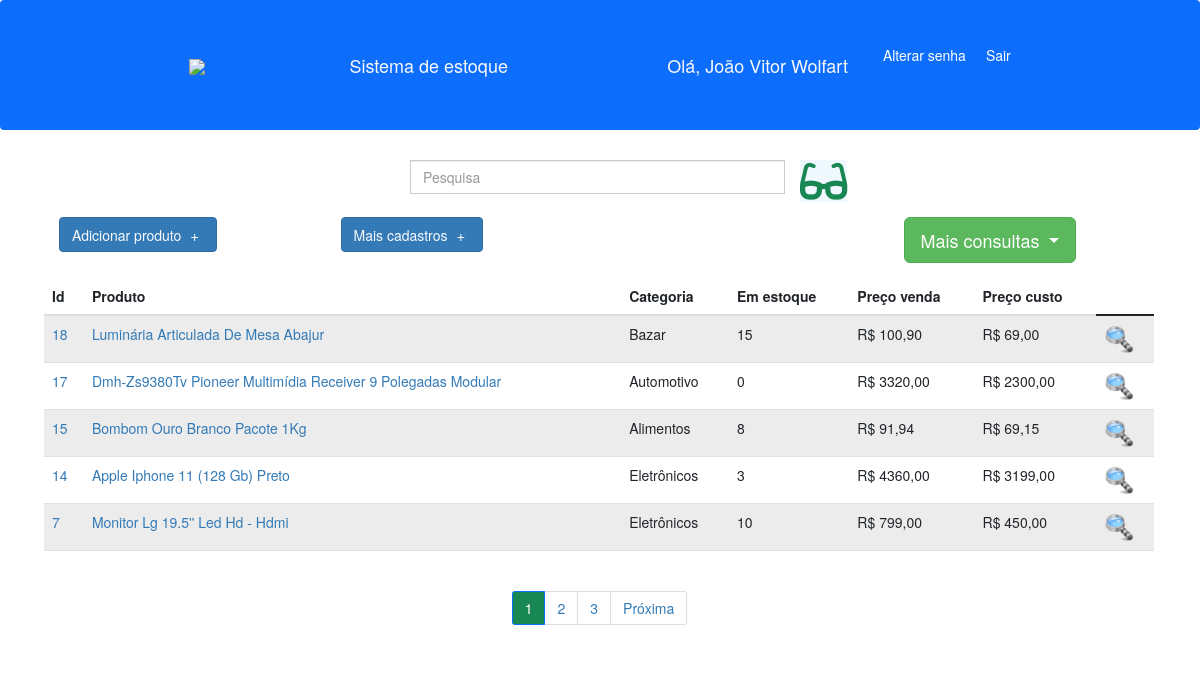
The app's page /home/ (signed in) with its own data.
### produtos/models.py (models this page shows, shortened)
class Produto(models.Model):
    produto = models.CharField(max_length=200)
    categoria = models.ForeignKey(Categoria, on_delete=models.DO_NOTHING)
    medida = models.ForeignKey(Medidas, on_delete=models.DO_NOTHING, blank=True, null=True)
    data_ultima_compra = models.DateField(blank=True, null=True)
    preco_ultima_compra = models.DecimalField(max_digits=7, decimal_places=2, blank=True, null=True)
    preco_venda = models.DecimalField(max_digits=7, decimal_places=2, blank=True, null=True)
    data_ultima_venda = models.DateField(blank=True, null=True)
    estoque = models.IntegerField(default=0)
    informacoes = models.TextField(blank=True, null=True)
    foto = models.ImageField(blank=True, upload_to='fotos')
    usuario = models.ForeignKey(User, on_delete=models.CASCADE, blank=True, null=True)
    ativo = models.BooleanField(default=True)

class Categoria(models.Model):
    categoria = models.CharField(max_length=100)
    def __str__(self):
        return self.categoria

### produtos/views.py (the view)
# urls.py: path('home/', views.index, name='home'),
@login_required(login_url='login')
def index(request):
    user = request.user
    produtos = Produto.objects.all().filter(
        ativo=True, usuario=user
    ).order_by('-id')
    paginator = Paginator(produtos, 5)
    page = request.GET.get('p')
    produtos = paginator.get_page(page)
    return render(request, 'paginas/index.html', {'produtos':produtos})

### produtos/templates/paginas/index.html (shortened to what this page needs)
{% extends 'base.html'%}
{% load static%}
{%block 'conteudo'%}
    <div class="input-group mb-3">
      <form action="{% url 'pesquisa'%}" method="get">
      <div class="row">
        <div class="col-4"></div>
        <div class="col-6">
          <div class="row">
            <div class="col-8">
              <input type="search" class="form-control" placeholder="Pesquisa" name="termo" value="{{request.GET.termo}}" aria-label="Example text with button addon" aria-describedby="button-addon1">
            </div>
            <div class="col-4">
              <button type="submit" style="border: none; background-color: aliceblue;"><i class="fas fa-glasses fa-3x fa-bounce text-success"></i></button>
            </div>
          </div>
        </div>
      </form>
    </div>
    <div class="row">
      <div class="col-md-3">
        <a href="{% url 'adicionar_produto'%}" class="btn btn-primary text-light my-4">Adicionar produto  <span class="fs-4 px-2">+</span></a>
      </div>
      <div class="col-md-3">
        <a href="{% url 'cadastros'%}" class="btn btn-primary text-light my-4">Mais cadastros  <span class="fs-4 px-2">+</span></a>
      </div>
      <div class="col-md-3">
      </div>
      <div class="col-md-3">
        <div class="dropdown">
          <button class="btn btn-lg btn-success dropdown-toggle my-4" type="button" id="dropdownMenuButton1" data-bs-toggle="dropdown" aria-expanded="false">
            Mais consultas
          </button>
        </div>
      </div>
    </div>
    <table class="table table-striped table-hover">
        <thead>
          <tr>
            <th scope="col">Id</th>
            <th scope="col">Produto</th>
            <th scope="col">Categoria</th>
            <th scope="col">Em estoque</th>
            <th scope="col">Preço venda</th>
            <th scope="col">Preço custo</th>
          </tr>
        </thead>
        <tbody>
          {% for p in produtos%}
          <tr>
              <td><a href="{% url 'detalhes' p.id %}">{{p.id}}</a></td>
              <td><a href="{% url 'detalhes' p.id %}">{{p.produto}}</a></td>
              <td>{{p.categoria}}</td>
              <td>{{p.estoque}}</td>
              <td>R$ {{p.preco_venda}}</td>
              {%if p.preco_ultima_compra%}
              <td>R$ {{p.preco_ultima_compra}}</td>
              {% else %}
              <td>Nenhuma compra realizada</td>
              {% endif %}
              <td><a href="{% url 'relatorio' p.id %}" title="Ver movimentação do produto"><img src="{% static 'img/lupa2.png'%}" style="max-width: 30px;"></a></td>
          </tr>
          {%endfor%}
        </tbody>
      </table>
      <nav aria-label="Page navigation example" class="text-center justify-content-center">
        <ul class="pagination justify-content-center text-center">
          {%for pagina in produtos.paginator.page_range%}
          {%if produtos.number == pagina%}
            <li class="page-item active"><a class="page-link bg-success" href="?p={{pagina}}&termo={{request.GET.termo}}">{{pagina}}</a></li>
          {% else %}
            <li class="page-item"><a class="page-link" href="?p={{pagina}}&termo={{request.GET.termo}}">{{pagina}}</a></li>
          {%endif%}
          {%endfor%}
          {%if produtos.has_next%}
          <li class="page-item">
            <a class="page-link" href="?p={{produtos.next_page_number}}&termo={{request.GET.termo}}">Próxima</a>
          </li>
          {%endif%}
        </ul>
      </nav>
{%endblock%}

### templates/base.html (shortened to what this page needs)
{% load static%}
<!doctype html>
<html lang="pt-br">
  <head>
    <link href="https://cdn.jsdelivr.net/npm/bootstrap@5.1.3/dist/css/bootstrap.min.css" rel="stylesheet">
    <link rel="stylesheet" href="{% static 'css/blog.css' %}">
  </head>
  <body>
    <nav class="navbar navbar-light bg-primary" style="height: 130px;">
        <div class="container">
          <a href="{% url 'home'%}" class="nav-link text-light text-start"><img src="{% static 'img/icone_home.png'%}" style="max-width: 50px;"></span>
          <a href="{% url 'home'%}" class="navbar-brand nav-link text-light text-start">Sistema de estoque</span>
          <div class="d-flex">
          {% if user.first_name != ''%}
          <span>Olá, {{user.first_name}} {{user.last_name}}</span>
          {% else %}
          <span>Olá, {{user}}</span>
          {%endif%}
          <a class="nav-link text-white" href="{% url 'alterar_senha' %}">Alterar senha</a>
          <a class="nav-link text-white" href="{% url 'logout' %}">Sair</a>
          </div>
        </div>
      </nav>
      <div class="container mt-5 mb-3">
      {% block 'conteudo' %}
      {% endblock %}
    </div>
    <link rel="stylesheet" href="https://maxcdn.bootstrapcdn.com/bootstrap/3.4.1/css/bootstrap.min.css">
  </body>
</html>

### templates/static/css/blog.css (style rules this page uses)
* { margin: 0; padding: 0; }
body { background-color: azure; }
.container { width: 90%; margin: 0 auto; }
a { cursor: pointer; }

### records on screen
Produto: id "18", produto "Luminária Articulada De Mesa Abajur", categoria "Bazar", estoque "15", preco_venda "100,90", preco_ultima_compra "69,00"
Produto: id "17", produto "Dmh-Zs9380Tv Pioneer Multimídia Receiver 9 Polegadas Modular", categoria "Automotivo", estoque "0", preco_venda "3320,00", preco_ultima_compra "2300,00"
Produto: id "15", produto "Bombom Ouro Branco Pacote 1Kg", categoria "Alimentos", estoque "8", preco_venda "91,94", preco_ultima_compra "69,15"
Produto: id "14", produto "Apple Iphone 11 (128 Gb) Preto", categoria "Eletrônicos", estoque "3", preco_venda "4360,00", preco_ultima_compra "3199,00"
Produto: id "7", produto "Monitor Lg 19.5'' Led Hd - Hdmi", categoria "Eletrônicos", estoque "10", preco_venda "799,00", preco_ultima_compra "450,00"

### other values on screen
{{ user.first_name }} "João Vitor"
{{ user.last_name }} "Wolfart"
{{ pagina }} "1"
{{ pagina }} "2" "3"
